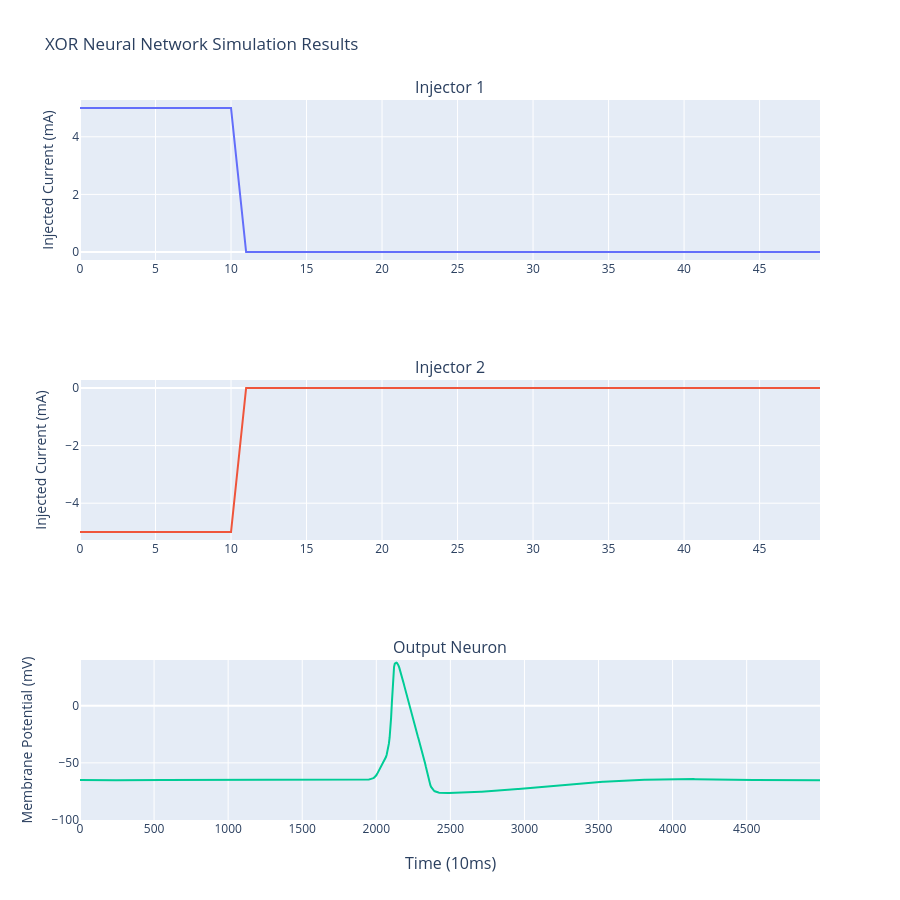

Notebook source saved alongside this figure:
### Code cell
from plotly.subplots import make_subplots
import plotly.graph_objects as go

fig = make_subplots(rows=3, cols=1, subplot_titles=("Injector 1", "Injector 2", "Output Neuron"), x_title="Time (10ms)")
data1 = []
data2 = []
data3 = []
for t in range(0, 50, 1):
    data1.append(i_fn_map[x1](t))
    data2.append(i_fn_map[x2](t))
for t in range(0, 5000, 5):
    data3.append(recorder.v[2][0, t])
fig.add_trace(go.Scatter(x=list(range(0, 50, 1)), y=data1, name="Injector 1"), row=1, col=1)
fig.update_yaxes(row=1, col=1, title_text="Injected Current (mA)")
fig.add_trace(go.Scatter(x=list(range(0, 50, 1)), y=data2, name="Injector 2"), row=2, col=1)
fig.update_yaxes(row=2, col=1, title_text="Injected Current (mA)")
fig.add_trace(go.Scatter(x=list(range(0, 5000, 5)), y=data3, name="Output Neuron"), row=3, col=1)
fig.update_yaxes(range=[-100,40],row=3, col=1, title_text="Membrane Potential (mV)")
fig.update_layout(height=900, title_text="XOR Neural Network Simulation Results", showlegend=False)
fig.show()

### Figure 1 — Plotly figure (JSON) as saved in the notebook; plotly's stock layout.template omitted (floating-point values rounded to 4 significant figures; data arrays with more than 128 entries replaced by an {"elided": "..."} marker saying what was removed)
{"data": [{"name": "Injector 1", "type": "scatter", "x": [0, 1, 2, 3, 4, 5, 6, 7, 8, 9, 10, 11, 12, 13, 14, 15, 16, 17, 18, 19, 20, 21, 22, 23, 24, 25, 26, 27, 28, 29, 30, 31, 32, 33, 34, 35, 36, 37, 38, 39, 40, 41, 42, 43, 44, 45, 46, 47, 48, 49], "xaxis": "x", "y": [5, 5, 5, 5, 5, 5, 5, 5, 5, 5, 5, 0, 0, 0, 0, 0, 0, 0, 0, 0, 0, 0, 0, 0, 0, 0, 0, 0, 0, 0, 0, 0, 0, 0, 0, 0, 0, 0, 0, 0, 0, 0, 0, 0, 0, 0, 0, 0, 0, 0], "yaxis": "y"}, {"name": "Injector 2", "type": "scatter", "x": [0, 1, 2, 3, 4, 5, 6, 7, 8, 9, 10, 11, 12, 13, 14, 15, 16, 17, 18, 19, 20, 21, 22, 23, 24, 25, 26, 27, 28, 29, 30, 31, 32, 33, 34, 35, 36, 37, 38, 39, 40, 41, 42, 43, 44, 45, 46, 47, 48, 49], "xaxis": "x2", "y": [-5, -5, -5, -5, -5, -5, -5, -5, -5, -5, -5, 0, 0, 0, 0, 0, 0, 0, 0, 0, 0, 0, 0, 0, 0, 0, 0, 0, 0, 0, 0, 0, 0, 0, 0, 0, 0, 0, 0, 0, 0, 0, 0, 0, 0, 0, 0, 0, 0, 0], "yaxis": "y2"}, {"name": "Output Neuron", "type": "scatter", "x": {"elided": "1000 int values"}, "xaxis": "x3", "y": {"elided": "1000 float values"}, "yaxis": "y3"}], "layout": {"annotations": [{"font": {"size": 16}, "showarrow": false, "text": "Injector 1", "x": 0.5, "xanchor": "center", "xref": "paper", "y": 1, "yanchor": "bottom", "yref": "paper"}, {"font": {"size": 16}, "showarrow": false, "text": "Injector 2", "x": 0.5, "xanchor": "center", "xref": "paper", "y": 0.6111, "yanchor": "bottom", "yref": "paper"}, {"font": {"size": 16}, "showarrow": false, "text": "Output Neuron", "x": 0.5, "xanchor": "center", "xref": "paper", "y": 0.2222, "yanchor": "bottom", "yref": "paper"}, {"font": {"size": 16}, "showarrow": false, "text": "Time (10ms)", "x": 0.5, "xanchor": "center", "xref": "paper", "y": 0, "yanchor": "top", "yref": "paper", "yshift": -30}], "height": 900, "showlegend": false, "title": {"text": "XOR Neural Network Simulation Results"}, "xaxis": {"anchor": "y", "domain": [0, 1]}, "xaxis2": {"anchor": "y2", "domain": [0, 1]}, "xaxis3": {"anchor": "y3", "domain": [0, 1]}, "yaxis": {"anchor": "x", "domain": [0.7778, 1], "title": {"text": "Injected Current (mA)"}}, "yaxis2": {"anchor": "x2", "domain": [0.3889, 0.6111], "title": {"text": "Injected Current (mA)"}}, "yaxis3": {"anchor": "x3", "domain": [0, 0.2222], "range": [-100, 40], "title": {"text": "Membrane Potential (mV)"}}}}
